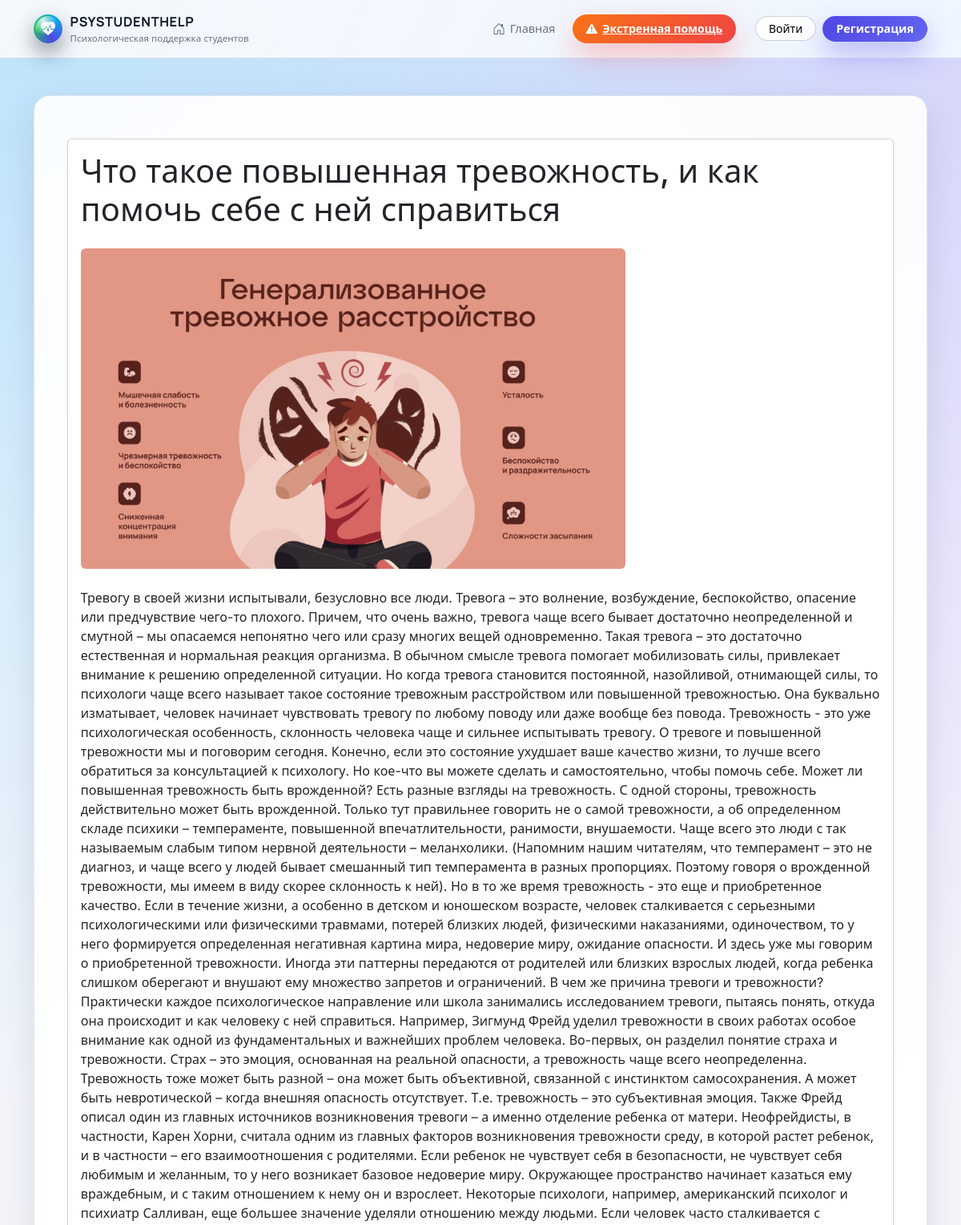
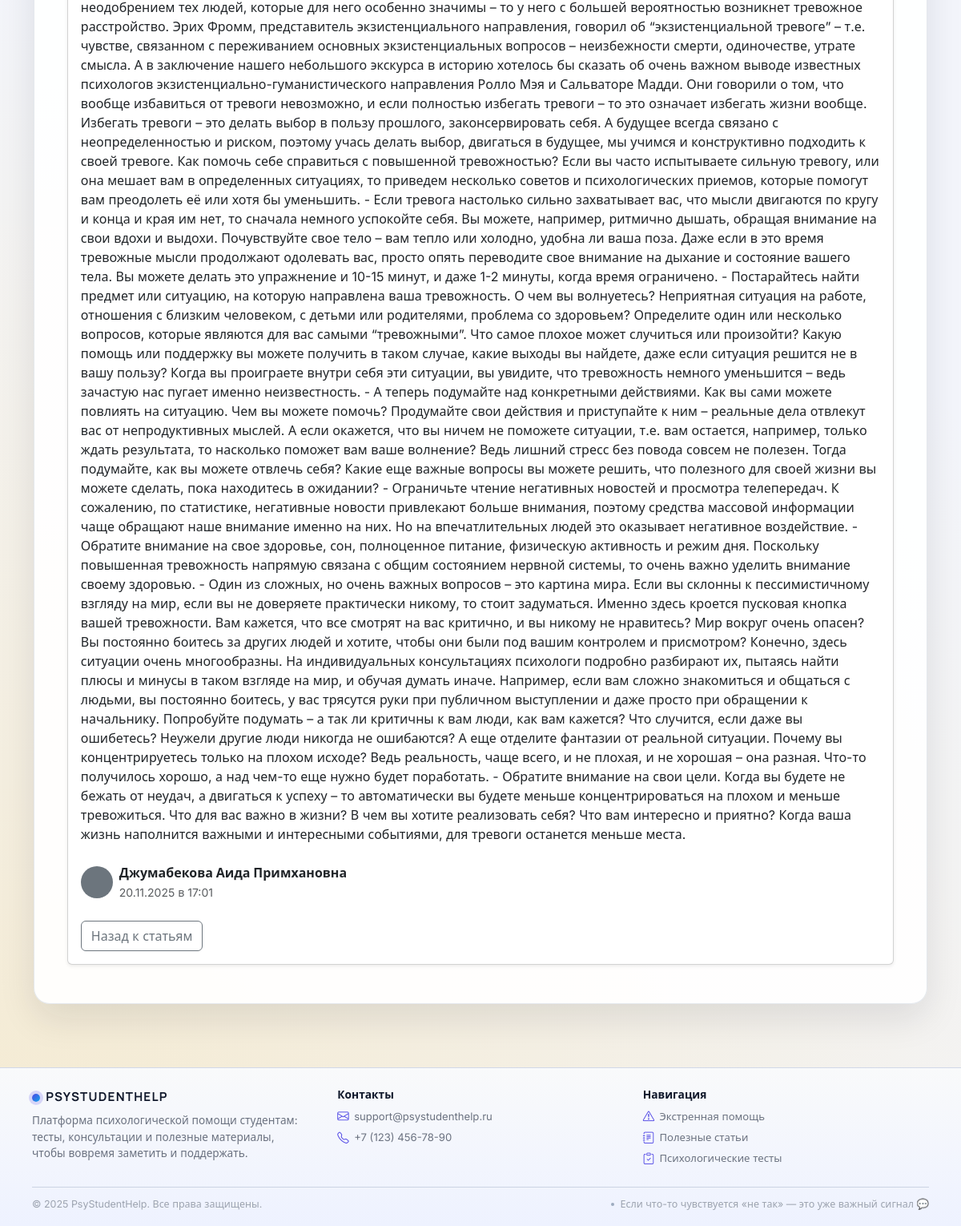
/articles/1, run on the app's committed database (2 pictures, top to bottom).
### models.py (models this page shows, shortened)
class Article(db.Model):
    __tablename__ = 'article'
    id = db.Column(db.Integer, primary_key=True)
    title = db.Column(db.String(200), nullable=False)
    content = db.Column(db.Text, nullable=False)
    user_id = db.Column(db.Integer, db.ForeignKey('user.id'), nullable=False)
    created_at = db.Column(db.DateTime, default=datetime.utcnow)
    image_url = db.Column(db.String(200))
    user = db.relationship('User', backref='authored_articles', lazy=True)

class User(UserMixin, db.Model):
    __tablename__ = 'user'
    id = db.Column(db.Integer, primary_key=True)
    username = db.Column(db.String(80), unique=True, nullable=False)
    email = db.Column(db.String(120), unique=True, nullable=False, index=True)
    password = db.Column(db.String(200), nullable=False)
    role = db.Column(db.String(20), nullable=False)  # student | psychologist | admin | superadmin
    full_name = db.Column(db.String(100))
    bio = db.Column(db.Text)
    profile_pic = db.Column(db.String(100))
    created_at = db.Column(db.DateTime, default=datetime.utcnow)
    group_id = db.Column(db.Integer, db.ForeignKey('groups.id'))
    comments = db.relationship(
        'Comment',
        backref='author',
        lazy=True,
    )
    tests = db.relationship(
        'Test',
        backref='creator',
        lazy=True,
    )
    test_results = db.relationship(
        'TestResult',
        backref='user',
        lazy=True,
    )
    messages_sent = db.relationship(
        'Message',
        foreign_keys='Message.sender_id',
        backref='sender',
        lazy=True,
    )
    messages_received = db.relationship(
        'Message',
        foreign_keys='Message.recipient_id',
        backref='recipient',
        lazy=True,
    )
    reports = db.relationship(
        'StudentReport',
        foreign_keys='StudentReport.student_id',
        backref='student',
        lazy=True,
    )
    appointments = db.relationship(
        'Appointment',
        foreign_keys='Appointment.student_id',
        backref='student',          # appointment.student в шаблонах
        lazy=True,
    )
    psychologist_appointments = db.relationship(
        'Appointment',
        foreign_keys='Appointment.psychologist_id',
        backref='psychologist',     # appointment.psychologist в шаблонах
        lazy=True,
    )
    meeting_protocols = db.relationship(
        'MeetingProtocol',
        foreign_keys='MeetingProtocol.student_id',
        backref='student',          # protocol.student в шаблонах
        lazy=True,
    )
    psychologist_protocols = db.relationship(
        'MeetingProtocol',
        foreign_keys='MeetingProtocol.psychologist_id',
        backref='psychologist',     # protocol.psychologist в шаблонах
        lazy=True,
    )

### main.py (the view)
@app.route('/articles/<int:article_id>')
def view_article(article_id):
    article = Article.query.get_or_404(article_id)
    return render_template('view_article.html', article=article)

### admin.py (called while the page is built)
@admin_bp.before_app_request
def _bootstrap_superadmin_once():
    flag = "SUPERADMIN_BOOTSTRAPPED"
    if not current_app.config.get(flag):
        try:
            ensure_initial_superadmin()
        finally:
            current_app.config[flag] = True

### main.py (called while the page is built)
def get_current_user():
    return current_user if current_user.is_authenticated else None

### templates/view_article.html (shortened to what this page needs)
{% extends "base.html" %}
{% block content %}
<div class="container my-4">
    <div class="card shadow-sm">
        <div class="card-body">
            <h1 class="card-title mb-4">{{ article.title }}</h1>
            {% if article.image_url %}
                <img src="{{ url_for('static', filename='uploads/' + article.image_url) }}" class="img-fluid rounded mb-4" alt="{{ article.title }}" style="max-height: 400px; object-fit: cover;">
            {% endif %}
            <div class="mb-4">
                <p>{{ article.content }}</p>
            </div>
            <div class="d-flex align-items-center mb-4">
                {% if article.user.profile_pic %}
                    <img src="{{ url_for('static', filename='uploads/' + article.user.profile_pic) }}" class="rounded-circle me-2" width="40" height="40" alt="{{ article.user.username }}">
                {% else %}
                    <div class="rounded-circle bg-secondary me-2" style="width: 40px; height: 40px;"></div>
                {% endif %}
                <div>
                    <p class="mb-0">
                        <strong>{{ article.user.full_name or article.user.username }}</strong>
                        <br>
                        <small class="text-muted">{{ article.created_at.strftime('%d.%m.%Y в %H:%M') }}</small>
                    </p>
                </div>
            </div>
            <div class="d-flex justify-content-between">
                <a href="{{ url_for('articles') }}" class="btn btn-outline-secondary">Назад к статьям</a>
            </div>
        </div>
    </div>
</div>
{% endblock %}

### static/css/style.css (style rules this page uses)
:root { --app-bg: #f3f5fb; --app-bg-alt: #e9edf9; --app-bg-soft: #f9fafb; --app-surface: #ffffff; --app-surface-soft: rgba(255, 255, 255, 0.92); --app-border-subtle: rgba(148, 163, 184, 0.25); --app-border-strong: rgba(15, 23, 42, 0.12); --app-primary: #4f46e5; --app-primary-soft: rgba(79, 70, 229, 0.09); --app-primary-strong: #4338ca; --app-accent: #f97316; --app-accent-soft: rgba(249, 115, 22, 0.08); --app-success: #22c55e; --app-danger: #ef4444; --app-warning: #eab308; --app-info: #0ea5e9; --app-text-main: #0f172a; --app-text-muted: #6b7280; --app-text-soft: #9ca3af; --app-radius-xl: 26px; --app-radius-lg: 20px; --app-radius-md: 14px; --app-radius-sm: 10px; --app-radius-pill: 999px; --app-shadow-soft: 0 18px 45px rgba(15, 23, 42, 0.10); --app-shadow-elevated: 0 28px 70px rgba(15, 23, 42, 0.18); --app-shadow-subtle: 0 10px 30px rgba(15, 23, 42, 0.06); --app-header-height: 72px; --app-transition-fast: 0.16s ease-out; --app-transition-med: 0.22s ease-out; }
*, *::before, *::after { box-sizing: border-box; }
html { scroll-behavior: smooth; }
body.app-shell { margin: 0; min-height: 100vh; display: flex; flex-direction: column; background: radial-gradient(circle at 0% 0%, rgba(125, 211, 252, 0.45) 0, transparent 42%), radial-gradient(circle at 100% 0%, rgba(196, 181, 253, 0.5) 0, transparent 42%), radial-gradient(circle at 0% 100%, rgba(251, 191, 36, 0.2) 0, transparent 48%), var(--app-bg); font-family: "Inter", system-ui, -apple-system, BlinkMacSystemFont, "Segoe UI", sans-serif; color: var(--app-text-main); }

### data on the page
Article: title "Что такое повышенная тревожность, и как помочь себе с ней справиться", image_url (picture), content "Тревогу в своей жизни испытывали, безусловно все люди. Тревога – это волнение, возбуждение, беспокойство, опасение или предчувствие чего-то плохого. Причем, что очень важно, тревога чаще всего бывает достаточно неопределенной и смутной – мы опасаемся непонятно чего или сразу многих вещей одновременно. Такая тревога – это достаточно естественная и нормальная реакция организма. В обычном смысле тревога помогает мобилизовать силы, привлекает внимание к решению определенной ситуации. Но когда тревога становится постоянной, назойливой, отнимающей силы, то психологи чаще всего называет такое состояние тревожным расстройством или повышенной тревожностью. Она буквально изматывает, человек начинает…", created_at "20.11.2025 в 17:01"
User: user "Джумабекова Аида Примхановна"

### other printed values
{{ 2025 }} "2025"
